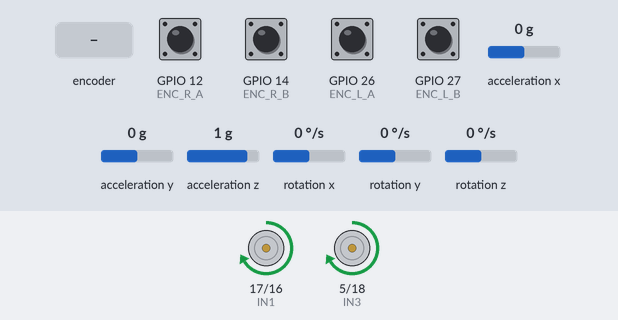
Bench run of a sketch on a simulated ESP32. Shown: motor-driver pin pairs drawn as motors (green arrow = first pin HIGH = forward, orange = second pin HIGH = backward, longer = more drive, scaled by the enable pin). Wiring (inferred from the names in the program): MPU-6050 motion sensor at I2C address 0x68. Inputs (shaded band) come from the test bench; at power-on: GPIO 12 (ENC_R_A), GPIO 14 (ENC_R_B), GPIO 26 (ENC_L_A), GPIO 27 (ENC_L_B) HIGH, acceleration x 0 g, acceleration y 0 g, acceleration z 1 g, rotation x 0 °/s, rotation y 0 °/s, rotation z 0 °/s. What the sketch prints to the serial monitor is not drawn.

Above: at 2.2 s.
2.3 s: rotary encoder on GPIO 12 (ENC_R_A) / GPIO 14 (ENC_R_B) turned 3 steps (first pin leading)
At 5.45 s:
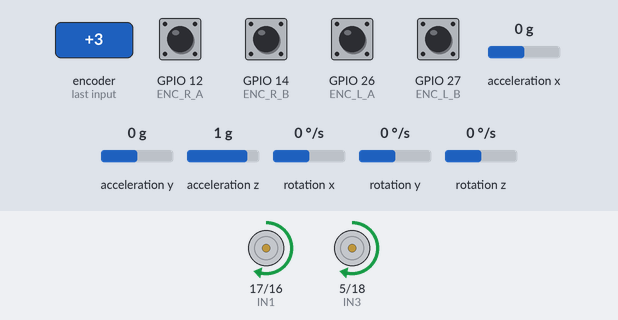
5.9 s: acceleration x set to -1.4 g
At 7.7 s:
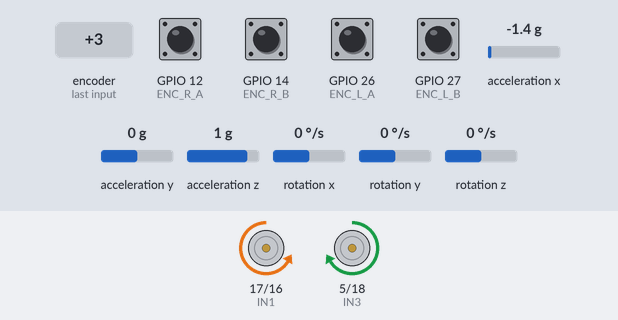
8.9 s: GPIO 26 (ENC_L_A) pulled LOW for 0.3 s
At 11.05 s:
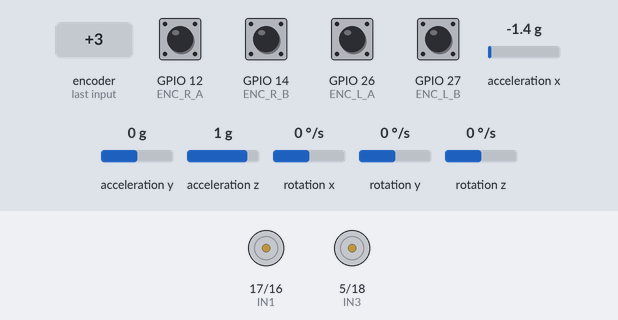
12.2 s: acceleration y set to -1.4 g
At 15.15 s:
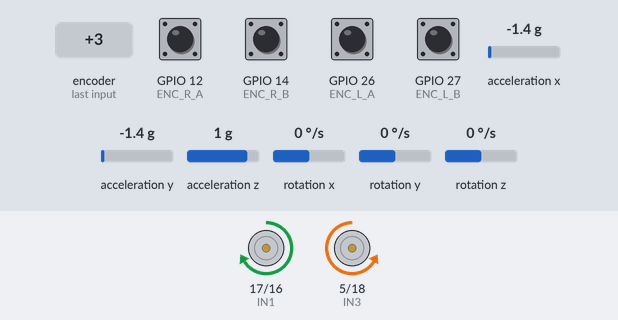
15.2 s: GPIO 26 (ENC_L_A) pulled LOW for 1 s
18.5 s: acceleration z set to -1.4 g
Timing chart, 0 to 22.5 s (numbered marks = the images above; inputs shaded):
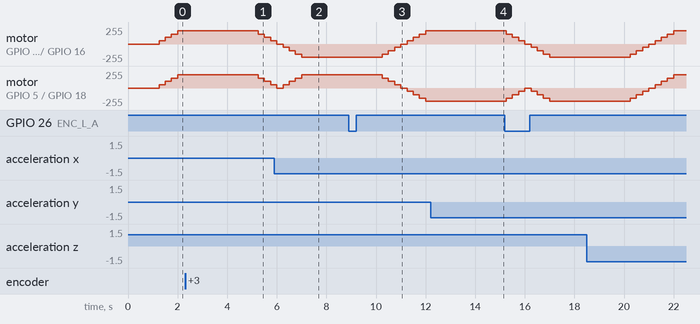

Measured:
- after the input at 12.2 s, motor on GPIO 17 (IN1) / GPIO 16 (IN2): stays forward 200/255 (without the input it goes to forward 161/255 after 3.0 s); motor on GPIO 5 (IN3) / GPIO 18 (IN4): stays backward 200/255 (without the input it goes to backward 161/255 after 3.0 s)

The sketch:

debug.ino
```cpp
#include <Arduino.h>
#include <Wire.h>

// ============================================
//                PIN DEFINITIONS
// ============================================

// --- L298N Motor Driver ---
#define ENA 4
#define IN1 17
#define IN2 16
#define IN3 5
#define IN4 18
#define ENB 23

// --- Encoders ---
// Right Encoder
#define ENC_R_A 12
#define ENC_R_B 14
// Left Encoder
#define ENC_L_A 26
#define ENC_L_B 27

// --- MPU6050 ---
#define I2C_SDA 19
#define I2C_SCL 22

// ============================================
//            GLOBAL VARIABLES
// ============================================

// Encoders Counters
volatile long countLeft = 0;
volatile long countRight = 0;

volatile bool dirLeftClockwise = true;
volatile bool dirRightClockwise = true;

// MPU6050 (Basic implementation without external heavy libraries)
const int MPU_ADDR = 0x68;
int16_t AcX, AcY, AcZ, Tmp, GyX, GyY, GyZ;

// Non-blocking loop timing variables
unsigned long stateStartTime = 0;
unsigned long lastSerialPrint = 0;
int mainState = 0; // 0=Forward, 1=Left, 2=Right, 3=Backward

// ============================================
//        ENCODER INTERRUPT ROUTINES
// ============================================
void IRAM_ATTR isrLeft() {
  int a = digitalRead(ENC_L_A);
  int b = digitalRead(ENC_L_B);
  // Simple quadrature decoding logic
  if (a == b) {
    countLeft++;
    dirLeftClockwise = true;
  } else {
    countLeft--;
    dirLeftClockwise = false;
  }
}

void IRAM_ATTR isrRight() {
  int a = digitalRead(ENC_R_A);
  int b = digitalRead(ENC_R_B);
  if (a == b) {
    countRight++;
    dirRightClockwise = true;
  } else {
    countRight--;
    dirRightClockwise = false;
  }
}

// ============================================
//                 SETUP
// ============================================
void setup() {
  Serial.begin(115200);
  delay(1000); // Give serial monitor time to connect

  Serial.println("Starting Hardware Debug Script...");

  // -- Setup Motor Pins --
  pinMode(ENA, OUTPUT);
  pinMode(IN1, OUTPUT);
  pinMode(IN2, OUTPUT);
  pinMode(IN3, OUTPUT);
  pinMode(IN4, OUTPUT);
  pinMode(ENB, OUTPUT);

  // Stop motors initially
  digitalWrite(IN1, LOW);
  digitalWrite(IN2, LOW);
  digitalWrite(IN3, LOW);
  digitalWrite(IN4, LOW);
  analogWrite(ENA, 0);
  analogWrite(ENB, 0);

  // -- Setup Encoder Pins & Interrupts --
  pinMode(ENC_L_A, INPUT_PULLUP);
  pinMode(ENC_L_B, INPUT_PULLUP);
  pinMode(ENC_R_A, INPUT_PULLUP);
  pinMode(ENC_R_B, INPUT_PULLUP);

  // We attach interrupt to Phase A of both encoders
  attachInterrupt(digitalPinToInterrupt(ENC_L_A), isrLeft, CHANGE);
  attachInterrupt(digitalPinToInterrupt(ENC_R_A), isrRight, CHANGE);

  // -- Initialize MPU6050 --
  Wire.begin(I2C_SDA, I2C_SCL);
  Wire.beginTransmission(MPU_ADDR);
  Wire.write(0x6B);  // PWR_MGMT_1 register
  Wire.write(0);     // Set to zero to wake up the MPU-6050
  Wire.endTransmission(true);

  Serial.println("Setup complete. Starting main loop...");
  stateStartTime = millis();
}

// ============================================
//             HELPER FUNCTIONS
// ============================================
void setMotorDirections(bool leftFwd, bool rightFwd) {
  digitalWrite(IN1, leftFwd ? HIGH : LOW);
  digitalWrite(IN2, leftFwd ? LOW : HIGH);

  digitalWrite(IN3, rightFwd ? HIGH : LOW);
  digitalWrite(IN4, rightFwd ? LOW : HIGH);
}

// ============================================
//                  LOOP
// ============================================
void loop() {
  unsigned long currentTime = millis();

  // ------------------------------------------
  // 1. NON-BLOCKING MOTOR STATE MACHINE
  // ------------------------------------------
  // The robot moves every 5000ms.
  // We use this elapsed time to determine fade-in / hold / fade-out
  unsigned long elapsed = currentTime - stateStartTime;

  if (elapsed >= 5000) {
    stateStartTime = currentTime;
    elapsed = 0;
    mainState = (mainState + 1) % 4; // Loop through Forward -> Left -> Right -> Backward
  }

  // Calculate PWM fade logic
  int currentSpeed = 0;
  int maxSpeed = 200; // Target maximum PWM (0-255 range by default)

  // Smooth Speed profile over the 5 seconds interval
  if (elapsed < 1000) {
    // Fade IN for the first 1 second (0 -> maxSpeed)
    currentSpeed = map(elapsed, 0, 1000, 0, maxSpeed);
  } else if (elapsed < 4000) {
    // Hold constant speed for 3 seconds
    currentSpeed = maxSpeed;
  } else if (elapsed < 5000) {
    // Fade OUT for the last 1 second (maxSpeed -> 0)
    currentSpeed = map(elapsed, 4000, 5000, maxSpeed, 0);
  }

  // Ensure values don't go out of bounds mathematically
  currentSpeed = constrain(currentSpeed, 0, 255);

  const char* directionStr = "";

  // Apply motor direction based on state
  switch (mainState) {
    case 0:
      setMotorDirections(true, true);
      directionStr = "FORWARD";
      break;
    case 1:
      setMotorDirections(false, true);
      directionStr = "LEFT";
      break;
    case 2:
      setMotorDirections(true, false);
      directionStr = "RIGHT";
      break;
    case 3:
      setMotorDirections(false, false);
      directionStr = "REVERSE";
      break;
  }

  // Apply PWM to ENA and ENB (gradual acceleration / deceleration)
  analogWrite(ENA, currentSpeed);
  analogWrite(ENB, currentSpeed);

  // ------------------------------------------
  // 2. READ MPU-6050 & PRINT SERIAL DATA
  // ------------------------------------------
  // Print 4 times a second (every 250ms), without blocking the loop!
  if (currentTime - lastSerialPrint >= 250) {
    lastSerialPrint = currentTime;

    // Read MPU Data
    Wire.beginTransmission(MPU_ADDR);
    Wire.write(0x3B);  // starting with register 0x3B (ACCEL_XOUT_H)
    Wire.endTransmission(false);
    Wire.requestFrom((uint16_t)MPU_ADDR, (uint8_t)14, true);

    if (Wire.available() == 14) {
      AcX = Wire.read() << 8 | Wire.read();
      AcY = Wire.read() << 8 | Wire.read();
      AcZ = Wire.read() << 8 | Wire.read();
      Tmp = Wire.read() << 8 | Wire.read();
      GyX = Wire.read() << 8 | Wire.read();
      GyY = Wire.read() << 8 | Wire.read();
      GyZ = Wire.read() << 8 | Wire.read();
    }

    // Print telemetry data intelligently in a clean one-liner
    Serial.printf("[%7s | PWM:%3d] ENC L:%-13s(%6ld) R:%-13s(%6ld) | ACC: %6d,%6d,%6d | GYR: %6d,%6d,%6d\n",
                  directionStr, currentSpeed,
                  dirLeftClockwise ? "Clockwise" : "Anticlockwise", countLeft,
                  dirRightClockwise ? "Clockwise" : "Anticlockwise", countRight,
                  AcX, AcY, AcZ, GyX, GyY, GyZ);
  }
}
```
